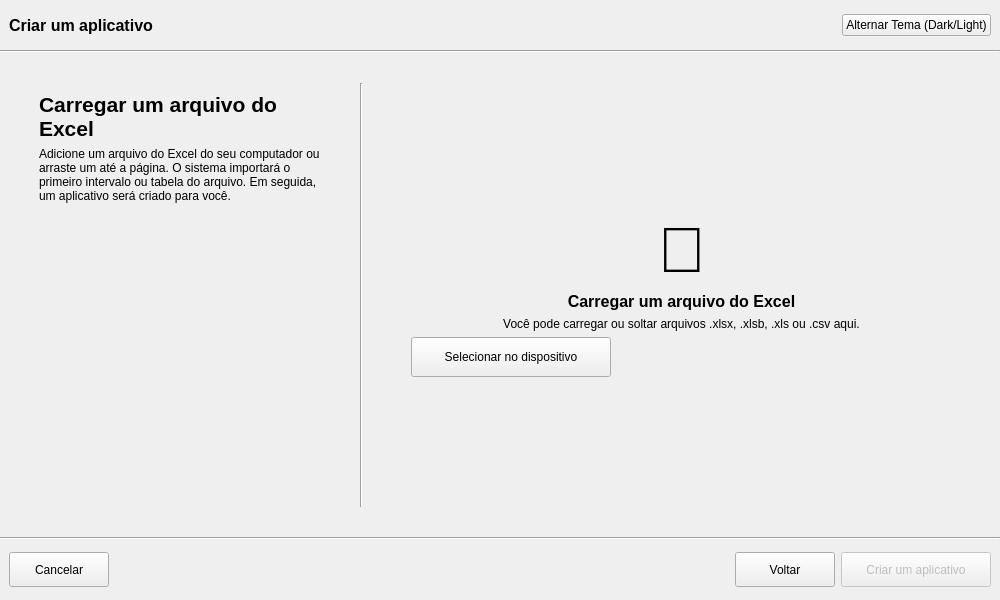
<?xml version="1.0" encoding="UTF-8"?>
<ui version="4.0">
 <class>MainWindow</class>
 <widget class="QMainWindow" name="MainWindow">
  <property name="geometry">
   <rect>
    <x>0</x>
    <y>0</y>
    <width>1000</width>
    <height>600</height>
   </rect>
  </property>
  <property name="windowTitle">
   <string>Criar um aplicativo</string>
  </property>
  <widget class="QWidget" name="centralwidget">
   <layout class="QVBoxLayout" name="verticalLayout_main">
    <property name="spacing">
     <number>0</number>
    </property>
    <property name="leftMargin">
     <number>0</number>
    </property>
    <property name="topMargin">
     <number>0</number>
    </property>
    <property name="rightMargin">
     <number>0</number>
    </property>
    <property name="bottomMargin">
     <number>0</number>
    </property>
    <item>
     <widget class="QFrame" name="frame_header">
      <property name="minimumSize">
       <size>
        <width>0</width>
        <height>50</height>
       </size>
      </property>
      <layout class="QHBoxLayout" name="horizontalLayout_header">
       <item>
        <widget class="QLabel" name="lbl_header">
         <property name="font">
          <font>
           <pointsize>12</pointsize>
           <bold>true</bold>
          </font>
         </property>
         <property name="text">
          <string>Criar um aplicativo</string>
         </property>
        </widget>
       </item>
       <item>
        <spacer name="horizontalSpacer_header">
         <property name="orientation">
          <enum>Qt::Horizontal</enum>
         </property>
         <property name="sizeHint">
          <size>
           <width>40</width>
           <height>20</height>
          </size>
         </property>
        </spacer>
       </item>
       <item>
        <widget class="QPushButton" name="btn_theme">
         <property name="text">
          <string>Alternar Tema (Dark/Light)</string>
         </property>
        </widget>
       </item>
      </layout>
     </widget>
    </item>
    <item>
     <widget class="Line" name="line_header">
      <property name="orientation">
       <enum>Qt::Horizontal</enum>
      </property>
     </widget>
    </item>
    <item>
     <widget class="QFrame" name="frame_content">
      <layout class="QHBoxLayout" name="horizontalLayout_content">
       <property name="spacing">
        <number>30</number>
       </property>
       <property name="leftMargin">
        <number>30</number>
       </property>
       <property name="topMargin">
        <number>30</number>
       </property>
       <property name="rightMargin">
        <number>30</number>
       </property>
       <property name="bottomMargin">
        <number>30</number>
       </property>
       <item>
        <widget class="QFrame" name="frame_left">
         <property name="maximumSize">
          <size>
           <width>300</width>
           <height>16777215</height>
          </size>
         </property>
         <layout class="QVBoxLayout" name="verticalLayout_left">
          <item>
           <widget class="QLabel" name="lbl_title_left">
            <property name="font">
             <font>
              <pointsize>16</pointsize>
              <bold>true</bold>
             </font>
            </property>
            <property name="text">
             <string>Carregar um arquivo do Excel</string>
            </property>
            <property name="wordWrap">
             <bool>true</bool>
            </property>
           </widget>
          </item>
          <item>
           <widget class="QLabel" name="lbl_desc_left">
            <property name="text">
             <string>Adicione um arquivo do Excel do seu computador ou arraste um até a página. O sistema importará o primeiro intervalo ou tabela do arquivo. Em seguida, um aplicativo será criado para você.</string>
            </property>
            <property name="wordWrap">
             <bool>true</bool>
            </property>
            <property name="alignment">
             <set>Qt::AlignLeading|Qt::AlignLeft|Qt::AlignTop</set>
            </property>
           </widget>
          </item>
          <item>
           <spacer name="verticalSpacer_left">
            <property name="orientation">
             <enum>Qt::Vertical</enum>
            </property>
            <property name="sizeHint">
             <size>
              <width>20</width>
              <height>40</height>
             </size>
            </property>
           </spacer>
          </item>
         </layout>
        </widget>
       </item>
       <item>
        <widget class="Line" name="line_vertical">
         <property name="orientation">
          <enum>Qt::Vertical</enum>
         </property>
        </widget>
       </item>
       <item>
        <widget class="QFrame" name="frame_right">
         <layout class="QVBoxLayout" name="verticalLayout_right">
          <item>
           <widget class="QFrame" name="frame_dropzone">
            <layout class="QVBoxLayout" name="verticalLayout_drop">
             <item>
              <spacer name="verticalSpacer_drop1">
               <property name="orientation">
                <enum>Qt::Vertical</enum>
               </property>
               <property name="sizeHint">
                <size>
                 <width>20</width>
                 <height>40</height>
                </size>
               </property>
              </spacer>
             </item>
             <item>
              <widget class="QLabel" name="lbl_icon">
               <property name="font">
                <font>
                 <pointsize>48</pointsize>
                </font>
               </property>
               <property name="text">
                <string>📁</string>
               </property>
               <property name="alignment">
                <set>Qt::AlignCenter</set>
               </property>
              </widget>
             </item>
             <item>
              <widget class="QLabel" name="lbl_drop_title">
               <property name="font">
                <font>
                 <pointsize>12</pointsize>
                 <bold>true</bold>
                </font>
               </property>
               <property name="text">
                <string>Carregar um arquivo do Excel</string>
               </property>
               <property name="alignment">
                <set>Qt::AlignCenter</set>
               </property>
              </widget>
             </item>
             <item>
              <widget class="QLabel" name="lbl_drop_desc">
               <property name="text">
                <string>Você pode carregar ou soltar arquivos .xlsx, .xlsb, .xls ou .csv aqui.</string>
               </property>
               <property name="alignment">
                <set>Qt::AlignCenter</set>
               </property>
              </widget>
             </item>
             <item>
              <widget class="QPushButton" name="btn_select_file">
               <property name="minimumSize">
                <size>
                 <width>200</width>
                 <height>40</height>
                </size>
               </property>
               <property name="maximumSize">
                <size>
                 <width>200</width>
                 <height>16777215</height>
                </size>
               </property>
               <property name="text">
                <string>Selecionar no dispositivo</string>
               </property>
              </widget>
             </item>
             <item>
              <spacer name="verticalSpacer_drop2">
               <property name="orientation">
                <enum>Qt::Vertical</enum>
               </property>
               <property name="sizeHint">
                <size>
                 <width>20</width>
                 <height>40</height>
                </size>
               </property>
              </spacer>
             </item>
            </layout>
           </widget>
          </item>
         </layout>
        </widget>
       </item>
      </layout>
     </widget>
    </item>
    <item>
     <widget class="Line" name="line_footer">
      <property name="orientation">
       <enum>Qt::Horizontal</enum>
      </property>
     </widget>
    </item>
    <item>
     <widget class="QFrame" name="frame_footer">
      <property name="minimumSize">
       <size>
        <width>0</width>
        <height>60</height>
       </size>
      </property>
      <layout class="QHBoxLayout" name="horizontalLayout_footer">
       <item>
        <widget class="QPushButton" name="btn_cancel">
         <property name="minimumSize">
          <size>
           <width>100</width>
           <height>35</height>
          </size>
         </property>
         <property name="text">
          <string>Cancelar</string>
         </property>
        </widget>
       </item>
       <item>
        <spacer name="horizontalSpacer_footer">
         <property name="orientation">
          <enum>Qt::Horizontal</enum>
         </property>
         <property name="sizeHint">
          <size>
           <width>40</width>
           <height>20</height>
          </size>
         </property>
        </spacer>
       </item>
       <item>
        <widget class="QPushButton" name="btn_back">
         <property name="minimumSize">
          <size>
           <width>100</width>
           <height>35</height>
          </size>
         </property>
         <property name="text">
          <string>Voltar</string>
         </property>
        </widget>
       </item>
       <item>
        <widget class="QPushButton" name="btn_create">
         <property name="minimumSize">
          <size>
           <width>150</width>
           <height>35</height>
          </size>
         </property>
         <property name="text">
          <string>Criar um aplicativo</string>
         </property>
         <property name="enabled">
          <bool>false</bool>
         </property>
        </widget>
       </item>
      </layout>
     </widget>
    </item>
   </layout>
  </widget>
 </widget>
 <resources/>
 <connections/>
</ui>
